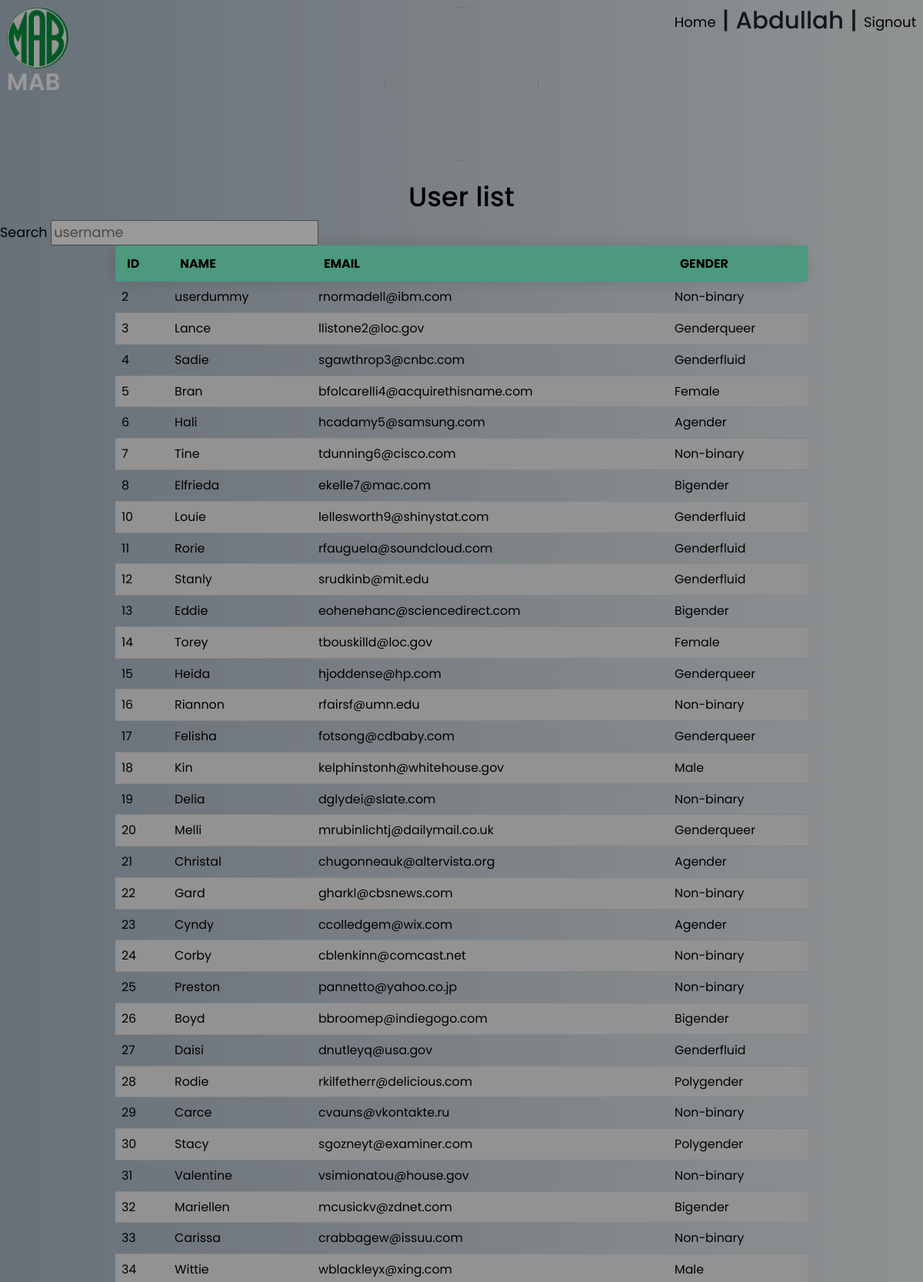
Screenshot of /view/searchUsersAdmin.php (signed in, upper part) with the database file from the repository.
### tables this page shows
CREATE TABLE `user` (
  `id` int(10) NOT NULL,
  `name` varchar(100) NOT NULL,
  `password` varchar(100) NOT NULL,
  `email` varchar(100) NOT NULL,
  `gender` varchar(15) NOT NULL,
  `dob` varchar(15) NOT NULL
);

### model/admin/adminModel.php (called while the page is built, shortened)
<?php
  function getUserbyId($id)
  {
      $conn = getConnection();
      $sql = "SELECT * FROM `admin` WHERE `username`='{$id}'";
      $result = mysqli_query($conn, $sql);
      $row = mysqli_fetch_assoc($result);
      return $row;
  }
  ?>

### view/searchUsersAdmin.php (the view, shortened to what this page needs)
<?php ;
include('sessionheader.php');
$conn = getConnection();
?>
	<center>
        <h2>User list</h2>
    </center>
  <div id="searchbar">
    <label>Search</label>
   <input type="text" id="searchUser" placeholder="username" onkeyup="ajax()">
  </div>
	<table class="data-table"  align="center" cellpadding="8" width=75%>
      <thead>
          <tr>
          <td>ID</td>
          <td>NAME</td>
          <td> EMAIL</td>
          <td>GENDER</td>
            </tr>
      </thead>
      <tbody id="searchUserResult">
      <?php $sql = "select * from user";
    	$result = mysqli_query($conn, $sql);
        while ($row = mysqli_fetch_assoc($result))
		{
            $output= 	"<tr>
                        <td>{$row['id']}</td>
                        <td>{$row['name']}</td>
                        <td>{$row['email']}</td>
                        <td>{$row['gender']}</td>
                    </tr>";
            echo $output;
        }
    ?>
    </tbody>
    </table>
<?php
include('footer.php');
 ?>

### view/sessionheader.php (shortened to what this page needs)
<?php
require_once('../model/admin/adminModel.php');
    ?>
<?php
	$user=getUserbyId($_SESSION['current_user']['username']);
?>
<!DOCTYPE html>
<html>
<head>
<link href="https://cdn.jsdelivr.net/npm/bootstrap@5.0.0-beta3/dist/css/bootstrap.min.css" rel="stylesheet">
<link rel="stylesheet" href="cssadmin/styles.css"/>
	<div class="header">
	<table class="table table-borderless success" width="100%" >
				<tr>
					<td align="left" width="30%">
					<div class="logo-images">
						<img src="../model/media/logo.jpg" height="60px">
					</div>
					<div class="logo_container">
						<h3>
							M<span>AB</span>
						</h3>
					</div>
					<td align="center" colspan="2">
				<div class="profile-images">
						<img src="<?php    echo $user['imgsrc'];?> ">
				</div>
			</td>
				<td align="Right" width="30%">
										  <h3>
										<a href="../view/homeAdmin.php" >Home</a> |
										<?php echo $user['username'] ?>  |
											  <a href="../controller/logout.php" >Signout</a>
										  </h3>
					  </td>
				</tr>
	</table>
</head>
<body>

### view/cssadmin/styles.css (style rules this page uses)
html { font-size: 1.1rem; font-family: Opensans, sans-serif; position: relative; min-height: 100%; }
body { font-family: Poppins; background: -webkit-linear-gradient(to left, #eef2f3, #8e9eab); background: linear-gradient(to left, #eef2f3, #adbcc9); color:black; margin-bottom: 60px; }
.header { width: 100%; height: 80px; }
.logo_container { height: 100%; display: table; float: left; }
.logo_container h3 { color:white; height: 100%; vertical-align: middle; font-size: 20; font-weight: 600; }
a { vertical-align: middle; text-align: center; text-decoration: none; font-weight: 400; font-size: large; color: black; }
h2 { color: black; }
.data-table { border-collapse:collapse; font-size: 0.9em; min-width: 400px; }
.data-table thead tr { background-color: aquamarine; font-weight: bold; min-width: 400px; border-radius: 15px 50px 30px 5px; overflow: hidden; box-shadow: 0 0 20px rgba(0 ,0, 0, 0.15); }
.data-table thead td { padding: 12px 15px; }
.data-table tbody tr { border-bottom: 1px solid #ddd; }
.data-table tbody tr:nth-of-type(even) { background-color:#f3f3f3; }
.profile-images { width: 200px; height: 200px; border-radius: 50%; overflow: hidden; }
.profile-images img { width: 100%; height: 100%; object-fit: cover; }
.logo-images { width: 80px; height: 80px; border-radius: 50%; overflow: hidden; margin-top: 0,auto; }
.logo-images img { width: 100%; height: 100%; object-fit: cover; }

### rows the page displays
user: id "2", name "userdummy", email "rnormadell@ibm.com", gender "Non-binary"
user: id "3", name "Lance", email "llistone2@loc.gov", gender "Genderqueer"
user: id "4", name "Sadie", email "sgawthrop3@cnbc.com", gender "Genderfluid"
user: id "5", name "Bran", email "bfolcarelli4@acquirethisname.com", gender "Female"
user: id "6", name "Hali", email "hcadamy5@samsung.com", gender "Agender"
user: id "7", name "Tine", email "tdunning6@cisco.com", gender "Non-binary"
user: id "8", name "Elfrieda", email "ekelle7@mac.com", gender "Bigender"
user: id "10", name "Louie", email "lellesworth9@shinystat.com", gender "Genderfluid"
user: id "11", name "Rorie", email "rfauguela@soundcloud.com", gender "Genderfluid"
user: id "12", name "Stanly", email "srudkinb@mit.edu", gender "Genderfluid"
user: id "13", name "Eddie", email "eohenehanc@sciencedirect.com", gender "Bigender"
user: id "14", name "Torey", email "tbouskilld@loc.gov", gender "Female"
user: id "15", name "Heida", email "hjoddense@hp.com", gender "Genderqueer"
user: id "16", name "Riannon", email "rfairsf@umn.edu", gender "Non-binary"
user: id "17", name "Felisha", email "fotsong@cdbaby.com", gender "Genderqueer"
user: id "18", name "Kin", email "kelphinstonh@whitehouse.gov", gender "Male"
user: id "19", name "Delia", email "dglydei@slate.com", gender "Non-binary"
user: id "20", name "Melli", email "mrubinlichtj@dailymail.co.uk", gender "Genderqueer"
user: id "21", name "Christal", email "chugonneauk@altervista.org", gender "Agender"
user: id "22", name "Gard", email "gharkl@cbsnews.com", gender "Non-binary"
user: id "23", name "Cyndy", email "ccolledgem@wix.com", gender "Agender"
user: id "24", name "Corby", email "cblenkinn@comcast.net", gender "Non-binary"
user: id "25", name "Preston", email "pannetto@yahoo.co.jp", gender "Non-binary"
user: id "26", name "Boyd", email "bbroomep@indiegogo.com", gender "Bigender"
user: id "27", name "Daisi", email "dnutleyq@usa.gov", gender "Genderfluid"
user: id "28", name "Rodie", email "rkilfetherr@delicious.com", gender "Polygender"
user: id "29", name "Carce", email "cvauns@vkontakte.ru", gender "Non-binary"
user: id "30", name "Stacy", email "sgozneyt@examiner.com", gender "Polygender"
user: id "31", name "Valentine", email "vsimionatou@house.gov", gender "Non-binary"
user: id "32", name "Mariellen", email "mcusickv@zdnet.com", gender "Bigender"
user: id "33", name "Carissa", email "crabbagew@issuu.com", gender "Non-binary"
user: id "34", name "Wittie", email "wblackleyx@xing.com", gender "Male"

### other values shown
$user['username'] "Abdullah"
